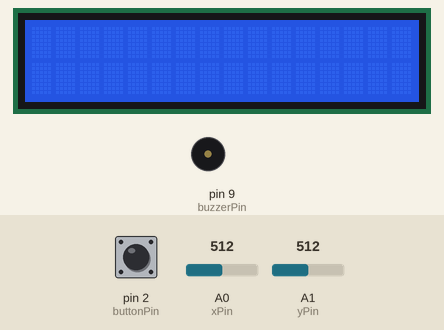
Simulated run of this sketch. Board: Arduino Uno, built with avr-gcc and run on an emulated ATmega328P. Parts: 16×2 character LCD, buzzer (waves = sounding, pin HIGH). The inputs (shaded band) are chosen by the test bench; at power-on: pin 2 (buttonPin) HIGH, A0 (xPin) = 512, A1 (yPin) = 512. The local clock reads 2024-03-15 10:24:30 at power-on unless the sketch sets it; random numbers use the default seed unless the sketch sets one; what the sketch prints to the serial monitor is not drawn.

Above: at 1.2 s.
1.3 s: pin 2 (buttonPin) pulled LOW for 1 s
At 2.8 s:
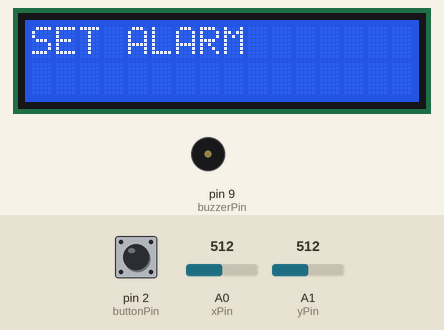
3.8 s: pin 2 (buttonPin) pulled LOW for 0.15 s
At 4.4 s:
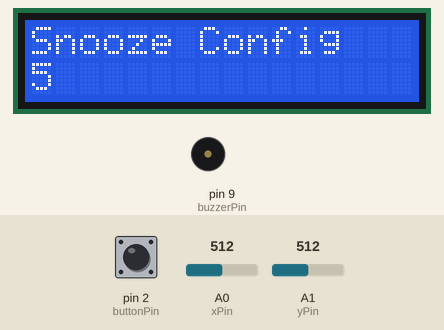
5.4 s: pin 2 (buttonPin) pulled LOW for 3.2 s
At 6.3 s:
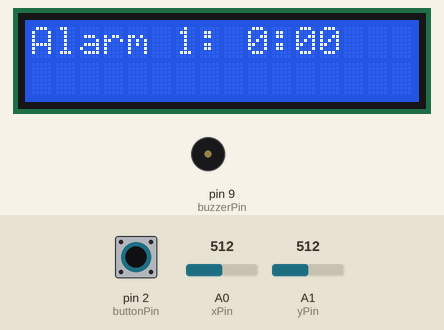
Timing chart, 0 to 8.4 s (numbered marks = the images above; inputs shaded):
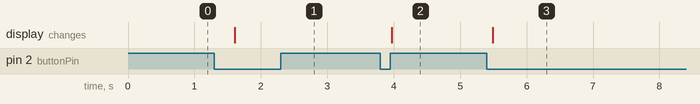

The sketch:

clock.ino
```cpp
#include <ThreeWire.h>
#include <RtcDS1302.h>
#include <Wire.h>
#include <LiquidCrystal_I2C.h>
#include <Arduino.h>


// Pin configuration for DS1302 RTC module
const int RTC_CLK = 7;  // Clock Pin (SCLK)
const int RTC_DAT = 8;  // Data Pin (I/O)
const int RTC_RST = 6;  // Chip Enable Pin (CE)

// Create an instance of the DS1302 RTC
ThreeWire myWire(RTC_DAT, RTC_CLK, RTC_RST);
RtcDS1302<ThreeWire> Rtc(myWire);

int lastSecond = -1;  // Variable to store the last second checked

// Liquid Crystal
LiquidCrystal_I2C lcd(0x27, 16, 2); // Adjust the address if necessary

// Buzzer
const int buzzerPin = 9;

// Timing variables
unsigned long lastBuzzMillis = 0;   // Last time the buzzer toggled
unsigned long lastPrintMillis = 0; // Last time the LCD was updated
unsigned long buzzInterval = 500;   // Buzzer toggle interval (ms)
const unsigned long printInterval = 1000; // LCD update interval (ms)
bool buzzerState = false;

int beepCount = 0;            // Número de beeps completados
int totalBeeps = 0;           // Número total de beeps que se desean
bool isAlarmActive = false;   // Estado de la alarma

// JOYSTICK
int xPin = A0;
int yPin = A1;
int buttonPin = 2;

int xVal;
int yVal;
int buttonState;

// LCD Menu
// 0: Normal Clock
// 1: Set alarm
// 2: Wake up alarm
// 3: Show all alarms

unsigned long lastButtonPress = 0; // Time of the last button press
unsigned long lastScrollJoystick = 0;
unsigned long debounceDelay = 1500;  // Debounce delay in milliseconds (adjust as needed)
unsigned long debounceDelayScroll = 150;  // Debounce delay in milliseconds (adjust as needed)

int menuValue = 0;
int maxMenuValue = 3;

String phrases[] = {
    "STAY HARD",
    "HAWK",
    "YOU ARE JUST A BITCH"
  };

int randomIndex;         // Declare globally to store random index
String currentPhrase;    // Declare globally to store the chosen phrase


// Snooze

int currentSnooze = 5;
int snoozeIncremental = 5;

int maxSnooze = 60;


//ALARMS ARRAY

class Alarm {
public:
    int hour;
    int minute;
    int second;
    bool isActive;

    Alarm() {
        hour = 0;
        minute = 0;
        second = 0;
        isActive = false;
    }

    void setAlarm(int h, int m, int s) {
        hour = h;
        minute = m;
        second = s;
        isActive = true;
    }

    void disable() {
        isActive = false;
    }

    bool checkAlarm(int currentHour, int currentMinute, int currentSecond) {
        return isActive && hour == currentHour && minute == currentMinute && second == currentSecond;
    }
};

const int MAX_ALARMS = 5;
int alarmCounter = 0;
Alarm alarms[MAX_ALARMS];

bool isHandlingAlarm = false;
bool madeAlarmChanges = false;

#define NOTE_C4  262
#define NOTE_D4  294
#define NOTE_E4  330
#define NOTE_F4  349
#define NOTE_G4  392
#define NOTE_A4  440
#define NOTE_B4  466
#define REST      0

int melody[] = {
  NOTE_E4, 4, NOTE_E4, 4, NOTE_F4, 4, NOTE_E4, 4,   // First measure
  NOTE_E4, 4, NOTE_G4, 4, NOTE_E4, 4, REST, 4,      // Second measure
  NOTE_A4, 8, NOTE_B4, 8, NOTE_A4, 4, REST, 4,      // Third measure
  NOTE_G4, 4, NOTE_E4, 4, REST, 4, NOTE_C4, 4       // Fourth measure
};


void turnBuzzerOn() {
  digitalWrite(buzzerPin, HIGH); // Set the buzzer pin to HIGH
}

void turnBuzzerOff() {
  digitalWrite(buzzerPin, LOW); // Set the buzzer pin to LOW
}


void handleAlarm(RtcDateTime now) {
  for (int i = 0; i < MAX_ALARMS; i++) {
    Alarm currentAlarm = alarms[i];

    // Check if the current time matches the alarm time
    if (now.Hour() == currentAlarm.hour && now.Minute() == currentAlarm.minute && now.Second() == currentAlarm.second) {
      Serial.println("ALARM CLOCK TRIGGERED!");
      printAlarmMessageLcd(lcd);

      unsigned long buzzerStartMillis = millis();  // Start the timer
      unsigned long melodyStartMillis = millis(); // Start the melody timer

      // Define the melody and note durations
      int melody[] = {
        NOTE_E4, 4, NOTE_E4, 4, NOTE_F4, 4, NOTE_E4, 4,   // First measure
        NOTE_E4, 4, NOTE_G4, 4, NOTE_E4, 4, REST, 4,      // Second measure
        NOTE_A4, 8, NOTE_B4, 8, NOTE_A4, 4, REST, 4,      // Third measure
        NOTE_G4, 4, NOTE_E4, 4, REST, 4, NOTE_C4, 4       // Fourth measure
      };
      int melodyLength = sizeof(melody) / sizeof(melody[0]) / 2;  // Number of notes in the melody
      int noteIndex = 0;
      unsigned long noteStartMillis = millis();  // Track time for each note

      // Play the melody and allow joystick interaction
      while (millis() - buzzerStartMillis < 60000) {  // Run alarm for 60 seconds
        // If it's time for the next note
        if (millis() - noteStartMillis >= (melody[noteIndex * 2 + 1] * 250)) {
          int note = melody[noteIndex * 2];   // Note frequency
          int duration = melody[noteIndex * 2 + 1];  // Duration of the note

          // Play the current note
          tone(9, note, duration * 250); // Note duration in milliseconds

          // Move to the next note
          noteIndex++;
          if (noteIndex >= melodyLength) {
            noteIndex = 0; // Restart the melody if it finished
          }

          // Reset the note timer
          noteStartMillis = millis();
        }

        // Check joystick click for snooze or stop
        if (isJoystickClicked(buttonPin)) {
          // Stop the alarm when the joystick is clicked
          noTone(9);  // Stop the tone immediately
          int alarmMinute = currentAlarm.minute;
          int alarmHour = currentAlarm.hour;

          unsigned long currentMillis = millis();
          lastButtonPress = currentMillis;
          alarmMinute += currentSnooze;

          if (alarmMinute >= 60) {
            alarmMinute -= 60;
            alarmHour += 1;
          }

          if (alarmHour >= 24) {
            alarmHour = 0;
          }

          // Reset the menuValue to 0 as requested
          menuValue = 0;

          alarms[i].setAlarm(alarmHour, alarmMinute, 0); // Set snooze alarm
          break;  // Exit the alarm loop when snooze is pressed
        }
      }

      // Ensure the buzzer is off after the alarm duration
      noTone(9);
    }
  }
}


void triggerBuzzerAlarm(int beeps) {
  totalBeeps = beeps;   // Establecer el número total de beeps
  beepCount = 0;        // Reiniciar el conteo de beeps
  isAlarmActive = true; // Activar la alarma
}

void handleTimePrinting(RtcDateTime now) {
  unsigned long currentMillis = millis();
  if (currentMillis - lastPrintMillis >= printInterval) {
    lastPrintMillis = currentMillis;

    printTime(now);
    printTimeLcd(now, lcd, currentPhrase, 0,0);
  }
}


void handleAlarmSetup() {
    unsigned long currentMillis = millis();

    if (alarmCounter >= MAX_ALARMS){
      menuValue ++;
    }
    if (currentMillis - lastScrollJoystick >= debounceDelayScroll) {
        lastScrollJoystick = currentMillis;
        isHandlingAlarm = true;

        // Adjust hours
        if (isPinHigh(xPin)) {
          madeAlarmChanges = true;
            if (alarms[alarmCounter].hour >= 23) {
                alarms[alarmCounter].hour = 0;
            } else {
                alarms[alarmCounter].hour++;
            }
        } else if (isPinLow(xPin)) {
          madeAlarmChanges = true;
            if (alarms[alarmCounter].hour <= 0) {
                alarms[alarmCounter].hour = 23;
            } else {
                alarms[alarmCounter].hour--;
            }
        }
        if (isPinLow(yPin)) {
          madeAlarmChanges = true;
            if (alarms[alarmCounter].minute >= 59) {
                alarms[alarmCounter].minute = 0;
            } else {
                alarms[alarmCounter].minute++;
            }
        } else if (isPinHigh(yPin)) {
          madeAlarmChanges = true;
            if (alarms[alarmCounter].minute <= 0) {
                alarms[alarmCounter].minute = 59;
            } else {
                alarms[alarmCounter].minute--;
            }
        }
    }


}

void showAllAlarms(LiquidCrystal_I2C &lcd) {
    static unsigned long lastDisplayMillis = 0;  // To track the time of the last alarm display
    unsigned long currentMillis = millis();
    static int alarmIndex = 0;  // To keep track of which alarm to display

    // If enough time has passed since the last alarm was shown, update the display
    if (currentMillis - lastDisplayMillis >= 2000) {  // 2000 ms delay between alarm displays
        lastDisplayMillis = currentMillis;  // Update the last display time

        // Clear the screen and display the current alarm
        lcd.clear();
        Alarm currentAlarm = alarms[alarmIndex];
        lcd.setCursor(0, 0);
        lcd.print("Alarm ");
        lcd.print(alarmIndex + 1);
        lcd.print(": ");
        lcd.print(currentAlarm.hour);
        lcd.print(":");
        if (currentAlarm.minute < 10) {
            lcd.print("0");
        }
        lcd.print(currentAlarm.minute);

        alarmIndex++;
        if (alarmIndex >= MAX_ALARMS) {
            alarmIndex = 0;
        }
    }

    if (isJoystickClicked(buttonPin)) {
        if (currentMillis - lastButtonPress >= debounceDelay) {
            lastButtonPress = currentMillis;
            menuValue++;
            if (menuValue > maxMenuValue) {
                menuValue = 0;
            }
        }
    }
}


void menu(int menuValue, RtcDateTime now) {

  if (menuValue == 0){
    handleTimePrinting(now);
    handleAlarm(now);
  }
  else if (menuValue == 1){

    int alarmHour = alarms[alarmCounter].hour;
    int alarmMinute = alarms[alarmCounter].minute;
    printAlarmSetupLcd(lcd,alarmHour,alarmMinute);
    handleAlarmSetup();
  }

  else if (menuValue ==2 ){
    String snoozeText = "Snooze Config";

    unsigned long currentMillis = millis();

    if (currentMillis - lastScrollJoystick >= debounceDelayScroll) {

      lastScrollJoystick = currentMillis;

      if (isPinLow(yPin)) {

        if (currentSnooze >= maxSnooze) {
          currentSnooze = 0;
        }
        else{
          currentSnooze += snoozeIncremental;
         }
      }
      else if (isPinHigh(yPin)) {

        if (currentSnooze <= 0){
          currentSnooze = maxSnooze;
        }
        else{
          currentSnooze -= snoozeIncremental;
        }
      }
      printSnoozeConfig(snoozeText, currentSnooze);

    }
  }
    else if (menuValue == 3) {
    showAllAlarms(lcd);
  }
}

void setup() {
  Serial.begin(9600);  // Start serial communication
  Serial.println(randomIndex);
  Serial.println("randomIndex");
  Rtc.Begin();         // Initialize the RTC

  int numPhrases = sizeof(phrases) / sizeof(phrases[0]);
  randomSeed(analogRead(A3));
  randomIndex = random(0, numPhrases);
  currentPhrase = phrases[randomIndex];


  // Set RTC to compile time (if necessary)
  //RtcDateTime currentTime = RtcDateTime(__DATE__, __TIME__);
  //Rtc.SetDateTime(currentTime);

  lcd.init(); // Initialize the LCD
  lcd.backlight(); // Turn on the backlight

  pinMode(buzzerPin, OUTPUT);
  pinMode(xPin, INPUT);
  pinMode(yPin, INPUT);
  pinMode(buttonPin, INPUT_PULLUP);
}

void loop() {
  // Obtener la hora actual
  RtcDateTime now = Rtc.GetDateTime();

  // Manejar tareas asincrónicas

    menu(menuValue, now);

    if (isJoystickClicked(buttonPin)) {
      if (isHandlingAlarm && madeAlarmChanges) {
        alarmCounter ++;
      }
      isHandlingAlarm = false;
      madeAlarmChanges = false;

    // Get the current time
    unsigned long currentMillis = millis();

    // If enough time has passed since the last press, change menu
    if (currentMillis - lastButtonPress >= debounceDelay) {
      Serial.println("Button pressed");

      // Update last button press time
      lastButtonPress = currentMillis;
      clearLcd(lcd);
      Serial.println("CLEARING AISLE 6");

      // Change menu screen
      if (menuValue < maxMenuValue){
        menuValue += 1;
      }
      else{
        menuValue = 0;
      }
    }
  }

}
```

alarm.ino
```cpp

```

joystick.ino
```cpp
void printJoystick(int xPin, int yPin, int buttonPin){

  xVal = analogRead(xPin);
  yVal = analogRead(yPin);
  buttonState = digitalRead(buttonPin);

  Serial.print(" | X: | ");
  Serial.print(xVal);
  Serial.print(" | Y: | ");
  Serial.print(yVal);
  Serial.print(" | State :| ");
  Serial.print(buttonState);
  Serial.println(" ");
  Serial.println("-------------------------------");
  //delay(400);
}

int isJoystickClicked(int buttonPin) {

  buttonState = digitalRead(buttonPin);
  return buttonState == LOW;
}

int isPinHigh(int Pin) {
  int value = analogRead(Pin);
  return value == 1020;
}

int isPinLow(int Pin) {
  int value = analogRead(Pin);
  return value == 0;

}
```

time.ino
```cpp
void printTime(RtcDateTime now) {
  Serial.print("Date: ");
  Serial.print(now.Day());
  Serial.print("/");
  Serial.print(now.Month());
  Serial.print("/");
  Serial.print(now.Year());
  Serial.print(" Time: ");
  Serial.print(now.Hour());
  Serial.print(":");
  Serial.print(now.Minute());
  Serial.print(":");
  Serial.println(now.Second());
}
```

lcd.ino
```cpp
void clearLcd(LiquidCrystal_I2C lcd) {

  String emptyPadding = "";

  while (emptyPadding.length() < 40){
    emptyPadding += " ";
  }

  lcd.setCursor(0, 0);
  lcd.print(emptyPadding);
  lcd.setCursor(0, 1);
  lcd.print(emptyPadding);

}

void printTimeLcd(RtcDateTime now, LiquidCrystal_I2C lcd, String phrase, int row, int col) {
  // Format the time and pad it to 16 characters

  String hour = String(now.Hour());
  String minute = String(now.Minute());
  String second = String(now.Second());

  if (hour.length() <2 ){
    hour = "0"+hour;
  }

  if (minute.length() <2 ){
    minute = "0"+minute;
  }

  if (second.length() <2 ){
    second = "0"+second;
  }

  String time = hour + ":" +
                minute + ":" +
                second;
  while (time.length() < 16) {
    time += " ";
  }

  // Print the time and the second line
  lcd.setCursor(row, col);
  lcd.print(time);
  lcd.setCursor(0, 1);

  while (phrase.length() < 16) {
    phrase += " ";
  }
  lcd.print(phrase);
}

void printPhrase(String phrase, int row, int col){
  lcd.setCursor(row,col);
  while (phrase.length() < 16) {
    phrase += " ";
  }
  lcd.print(phrase);
}

void printAlarmSetupLcd(LiquidCrystal_I2C lcd,  int hour, int minute) {
  printPhrase("SET ALARM", 0, 0);
  lcd.setCursor(0, 1);

  // Add leading zeros for single-digit hour and minute
  String formattedHour = (hour < 10) ? "0" + String(hour) : String(hour);
  String formattedMinute = (minute < 10) ? "0" + String(minute) : String(minute);

  String time = formattedHour + " : " + formattedMinute;

  while (time.length() < 16) {
    time += " ";
  }
  lcd.print(time);
}

void printSnoozeConfig(String snoozeText, int snoozeIncrement){
  printPhrase(snoozeText,0,0);
  printPhrase(String(snoozeIncrement),0,1);
}

void printAlarmMessageLcd(LiquidCrystal_I2C lcd) {
  printPhrase("WAKE UP", 0, 0);
  printPhrase("WAKE UP", 0, 1);
}
```

Measured:
- after the input at 1.3 s, the display: changes after 0.31 s (image 1)
- after the input at 3.8 s, the display: changes after 0.17 s (image 2)
- after the input at 5.4 s, the display: changes after 0.09 s (image 3)
